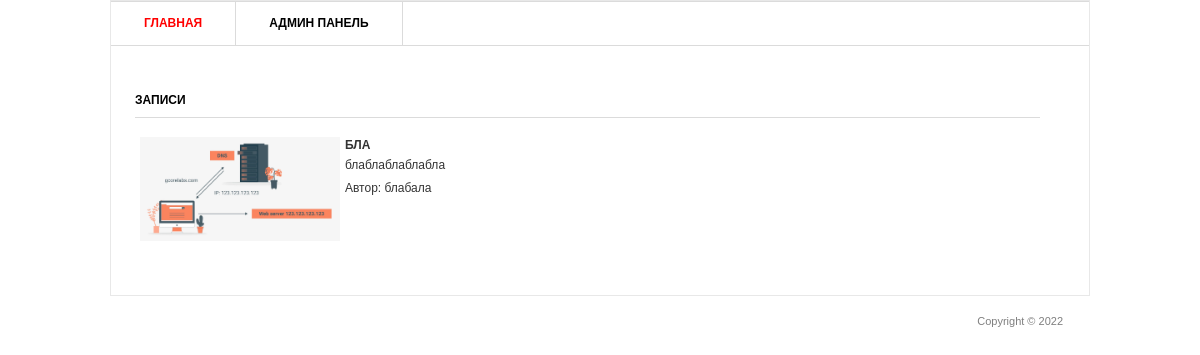
The page / on the database its author committed.
### blog/models.py (models this page shows, shortened)
class Post(models.Model):
    title = models.CharField('Заголовок записи', max_length=100)
    description = models.TextField('Текст записи')
    author = models.CharField('Имя автора', max_length=100)
    date = models.DateField('Дата публикации')
    img = models.ImageField('Изображения', upload_to='image/%Y')
    class Meta:
        verbose_name = 'Запись'
        verbose_name_plural = 'Записи'

### blog/views.py (the view)
# urls.py: path('', views.PostView.as_view()),
class PostView(View):
    def get(self, request):
        posts = Post.objects.all()
        return render(request, 'blog/blog.html', {'post_list': posts})

### templates/blog/blog.html (shortened to what this page needs)
{% load static %}
<html >
<head>
	<link rel="stylesheet" href="{% static 'css/style.css' %}" type="text/css" media="all" />
</head>
<body>
<div class="shell">
	<div class="border">
		<div id="navigation">
			<ul>
			    <li><a href="#" class="active">Главная</a></li>
			    <li><a href="#">Админ панель</a></li>
			</ul>
		</div>
		<div id="main">
			<div id="content" class="left">
				<div class="projects">
					<h3>Записи</h3>
					{% for post in post_list %}
					<div class="item">
						<div class="image left">
							<a href="#"><img src="{{ post.img.url }}" width=200px /></a>
						</div>
						<div class="text left">
							<h4>{{ post.title }}</h4>
							<p>{{ post.description }}</p>
							<p>Автор: {{ post.author }}</p>
						</div>
					</div>
					{% endfor %}
				</div>
			</div>
		</div>
	</div>
	<div id="footer">
		<p class="copy right">Copyright &copy;  2022 </p>
	</div>
</div>
</body>
</html>

### static/css/style.css (style rules this page uses)
* { margin: 0; padding: 0; outline:0; }
body { font-size: 12px; line-height: 20px; font-family: Georgia, Arial, Helvetica, Sans-Serif; color: #333; background: url() repeat 0 0; }
a { color: #ff0000; text-decoration: none; cursor:pointer; }
a img { border: 0; }
.left, .alignleft { float: left; display: inline; }
.right, .alignright { float: right; display: inline; }
.shell { width: 980px; margin: 0 auto; }
.border { border: 1px solid #e8e8e8; background: #fff; position: relative; }
#navigation { height: 43px; border-top: 1px solid #dbdbdb; border-bottom: 1px solid #dbdbdb; }
#navigation ul { list-style: none; }
#navigation ul li { float: left; height: 43px; border-right: 1px solid #dbdbdb; font-size: 12px; line-height: 43px; font-weight: bold; text-transform: uppercase; }
#navigation ul li a { float: left; height: 43px; color: #000; padding: 0 33px; }
#navigation ul li a:hover, #navigation ul li a.active { color: #ff0000; text-decoration: none; }
#main { width: 932px; padding: 37px 24px 17px 24px; }
#main h3 { font-size: 12px; line-height: 15px; color: #000; text-transform: uppercase; border-bottom: 1px solid #dbdbdb; padding: 0 0 9px 0; }
#content { width: 905px; }
.projects { padding: 10px 0 0 0; }
.projects h3 { margin: 0 0 17px 0; }
.projects .item { margin: 0 0 28px 0; }
.projects .image { width: 183px; height: 111px; border: 0px solid #dbdbdb; padding: 2px; margin: 0 20px 0 3px; }
.projects .text { width: 600px; }
.projects .text h4 { font-size: 12px; line-height: 15px; color: #333; text-transform: uppercase; padding: 3px 0 2px 0; }
.projects .text p { padding: 0 0 3px 0; }
#footer { font-family: Arial, sans-serif; font-size: 11px; line-height: 14px; color: #7f7f7f; padding: 18px 27px 20px 38px; }

### rows shown on the page
Post: img (picture), title "БЛА", description "блаблаблаблабла", author "блабала"
